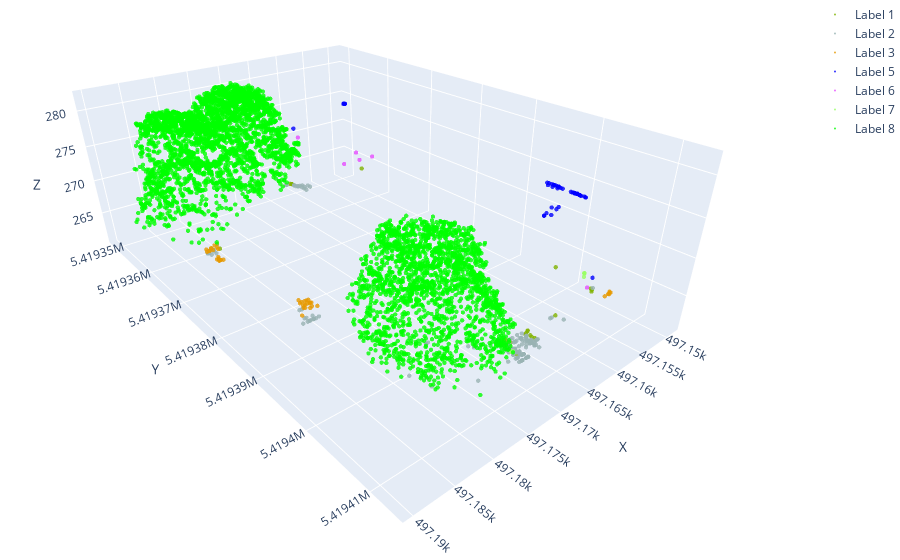

Notebook cell for this chart:
### Code cell
import plotly.graph_objects as go

coordinates = high_omni_region[:,:3]
coolabels = high_omni_region[:, 3].astype(int) # Assuming the label is in the fourth column and converting to integers
rgb_values = np.zeros((len(coordinates ), 3)) 

label_colors = {
    0: [255, 255, 0],   # Label 0: powerline
    1: [128, 179, 0],   # Label 1: low vegetation
    2: [153, 179, 179], # Label 2: surface
    3: [230, 153, 0.0], # Label 3: car
    4: [153, 0, 0],     # Label 4: fence
    5: [0.0, 0.0, 255], # Label 5: roof
    6: [230, 77, 255],   # Label 6: facade 
    7: [153, 255, 102],   # Label 7: shurb
    8: [0.0, 255, 0.0],   # Label 8: tree
}

# Assign colors to each label based on the color mapping dictionary
rgb_values = np.zeros((len(coordinates), 3))
for label in label_colors:
    mask = coolabels == label
    rgb_values[mask] = label_colors[label]

# Create trace for each label
traces = []
for label in label_colors:
    mask = coolabels == label
    trace = go.Scatter3d(
        x=coordinates[mask, 0],
        y=coordinates[mask, 1],
        z=coordinates[mask, 2],
        mode='markers',
        marker=dict(
            size=1.5,
            color='rgb({},{},{})'.format(*label_colors[label]),
            opacity=0.8
        ),
        name=f"Label {label}"
    )
    traces.append(trace)

# Create layout
layout = go.Layout(
    scene=dict(
        xaxis=dict(title='X'),
        yaxis=dict(title='Y'),
        zaxis=dict(title='Z')
    ),
    margin=dict(l=0, r=0, b=0, t=0)
)

# Create figure
fig = go.Figure(data=traces, layout=layout)

# Show plot
fig.show()
